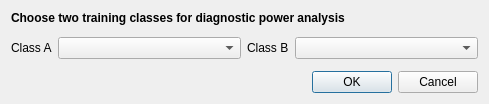
<?xml version="1.0" encoding="UTF-8"?>
<ui version="4.0">
 <class>Dialog</class>
 <widget class="QDialog" name="Dialog">
  <property name="geometry">
   <rect>
    <x>0</x>
    <y>0</y>
    <width>489</width>
    <height>104</height>
   </rect>
  </property>
  <property name="windowTitle">
   <string>Diagnostic Power</string>
  </property>
  <layout class="QVBoxLayout" name="verticalLayout">
   <item>
    <layout class="QGridLayout" name="gridLayout" columnstretch="0,1,0,1">
     <item row="0" column="0" colspan="4">
      <widget class="QLabel" name="label_4">
       <property name="font">
        <font>
         <weight>75</weight>
         <bold>true</bold>
        </font>
       </property>
       <property name="text">
        <string>Choose two training classes for diagnostic power analysis</string>
       </property>
      </widget>
     </item>
     <item row="1" column="3" rowspan="3">
      <widget class="QComboBox" name="classb_combo"/>
     </item>
     <item row="1" column="2" rowspan="3">
      <widget class="QLabel" name="label_2">
       <property name="text">
        <string>Class B</string>
       </property>
      </widget>
     </item>
     <item row="1" column="1" rowspan="3">
      <widget class="QComboBox" name="classa_combo"/>
     </item>
     <item row="1" column="0" rowspan="3">
      <widget class="QLabel" name="label">
       <property name="layoutDirection">
        <enum>Qt::LeftToRight</enum>
       </property>
       <property name="text">
        <string>Class A</string>
       </property>
      </widget>
     </item>
    </layout>
   </item>
   <item>
    <widget class="QDialogButtonBox" name="buttonBox">
     <property name="orientation">
      <enum>Qt::Horizontal</enum>
     </property>
     <property name="standardButtons">
      <set>QDialogButtonBox::Cancel|QDialogButtonBox::Ok</set>
     </property>
    </widget>
   </item>
  </layout>
 </widget>
 <resources/>
 <connections>
  <connection>
   <sender>buttonBox</sender>
   <signal>accepted()</signal>
   <receiver>Dialog</receiver>
   <slot>accept()</slot>
   <hints>
    <hint type="sourcelabel">
     <x>248</x>
     <y>254</y>
    </hint>
    <hint type="destinationlabel">
     <x>157</x>
     <y>274</y>
    </hint>
   </hints>
  </connection>
  <connection>
   <sender>buttonBox</sender>
   <signal>rejected()</signal>
   <receiver>Dialog</receiver>
   <slot>reject()</slot>
   <hints>
    <hint type="sourcelabel">
     <x>316</x>
     <y>260</y>
    </hint>
    <hint type="destinationlabel">
     <x>286</x>
     <y>274</y>
    </hint>
   </hints>
  </connection>
 </connections>
</ui>
